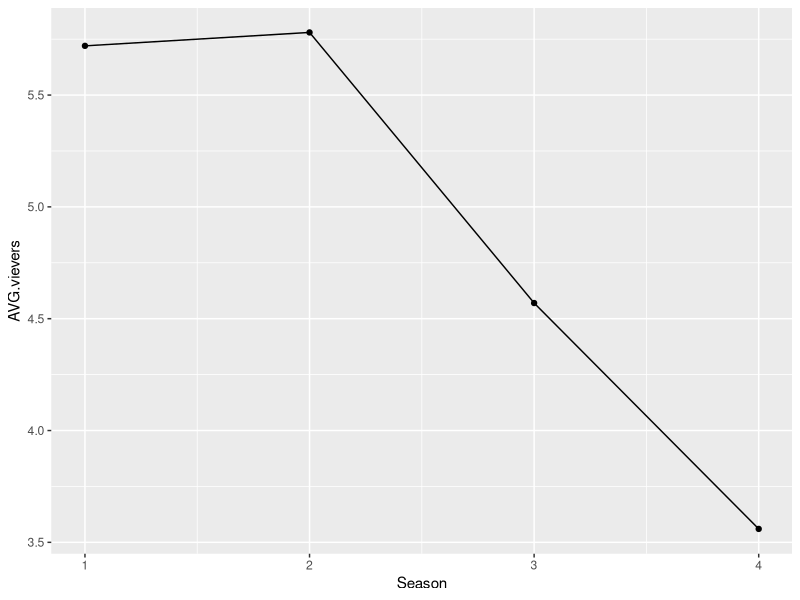

Source code (R):
## ---- chunk 1
knitr::opts_chunk$set(echo = TRUE)
## ---- chunk 2
library(readr)
table_4 <- read_csv("table-4.csv")
## ---- chunk 3
summary(table_4)
## ---- chunk 4
str(table_4)
## ---- chunk 5
table_1 <- read_csv("table-1.csv")
names(table_1) <- make.names(names(table_1))
## ---- chunk 6
library(ggplot2)
ggplot(table_1, aes(Season, AVG.vievers)) + geom_point() + geom_line()
